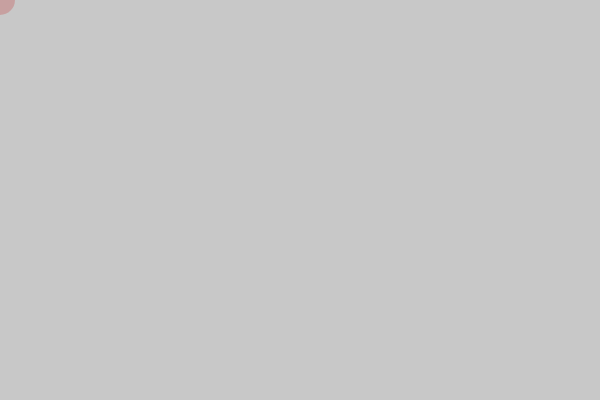
Frame 1 (no input)
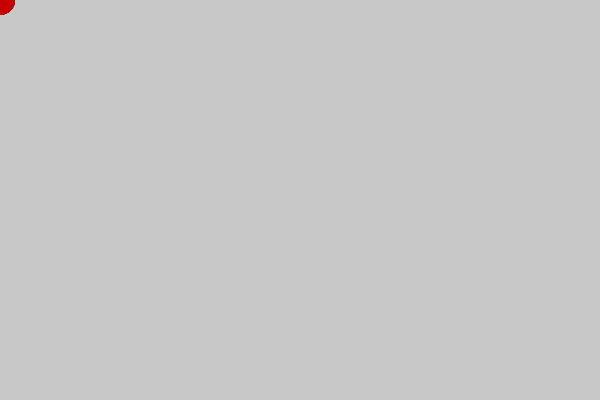
Frame 60 (no input)
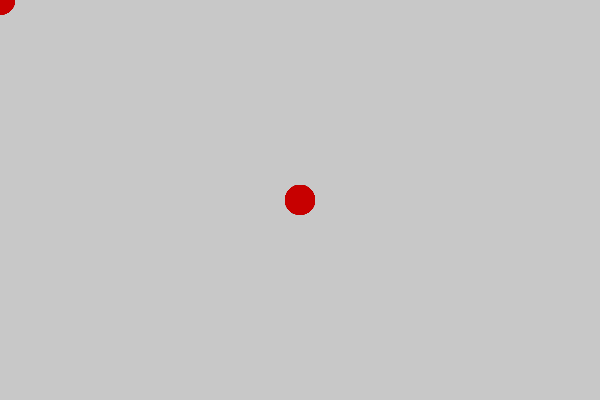
Frame 120 (the mouse pressed at the canvas centre since frame 60)

The p5.js sketch that drew these frames (run headless with seeded random() and noise() and a simulated clock; from frame 60 on, the mouse is pressed at the canvas centre):

// p5.js sketch
// ── sketch.js
function setup(){
	createCanvas(600,400);
	background(200);
	
}

function draw (){
	
	fill(200,0,0,50);
	noStroke();
	ellipse(mouseX,mouseY,30,30);
	
}
